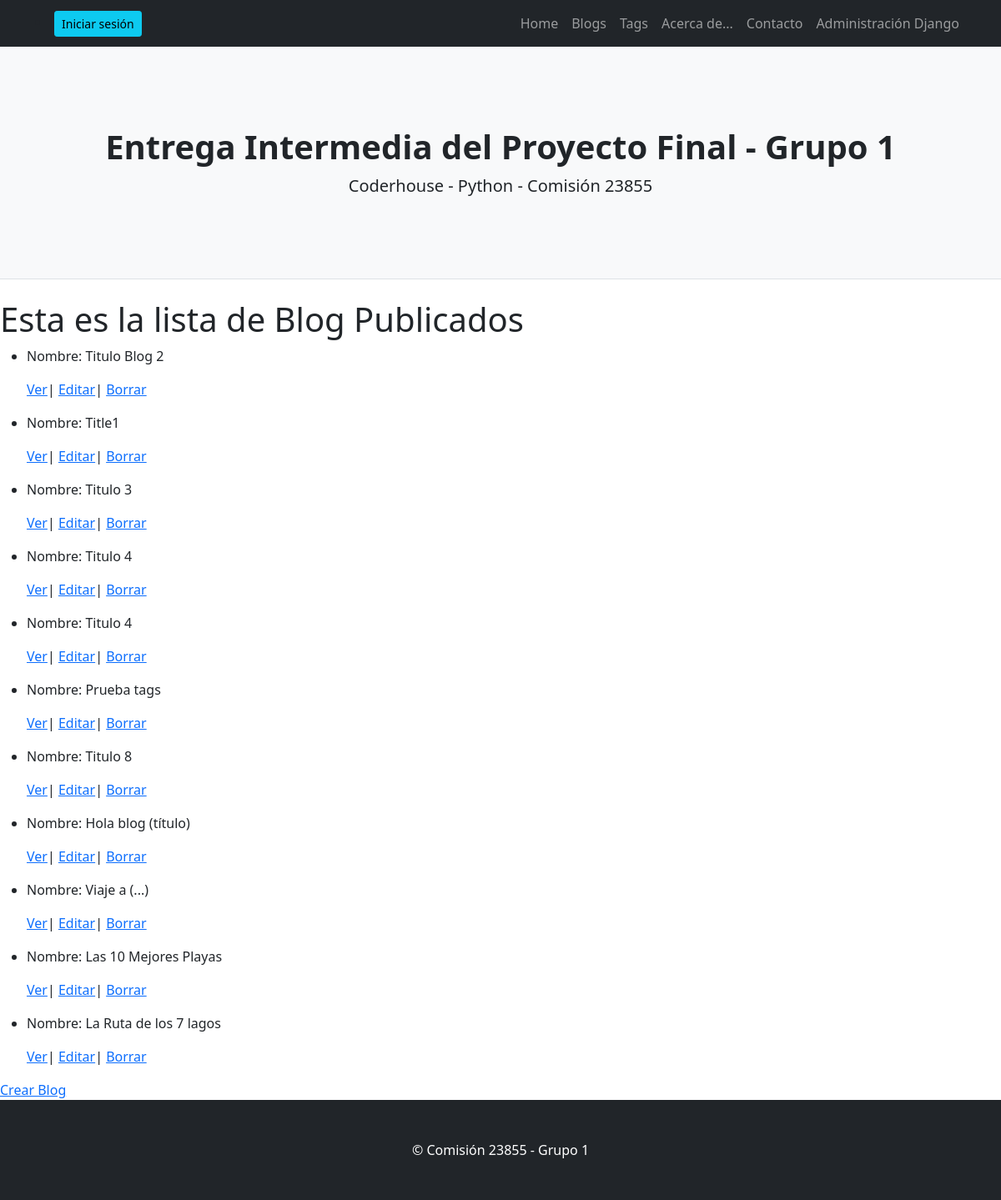
Before: /AppProyecto1/blog_lista/ with the older database file.
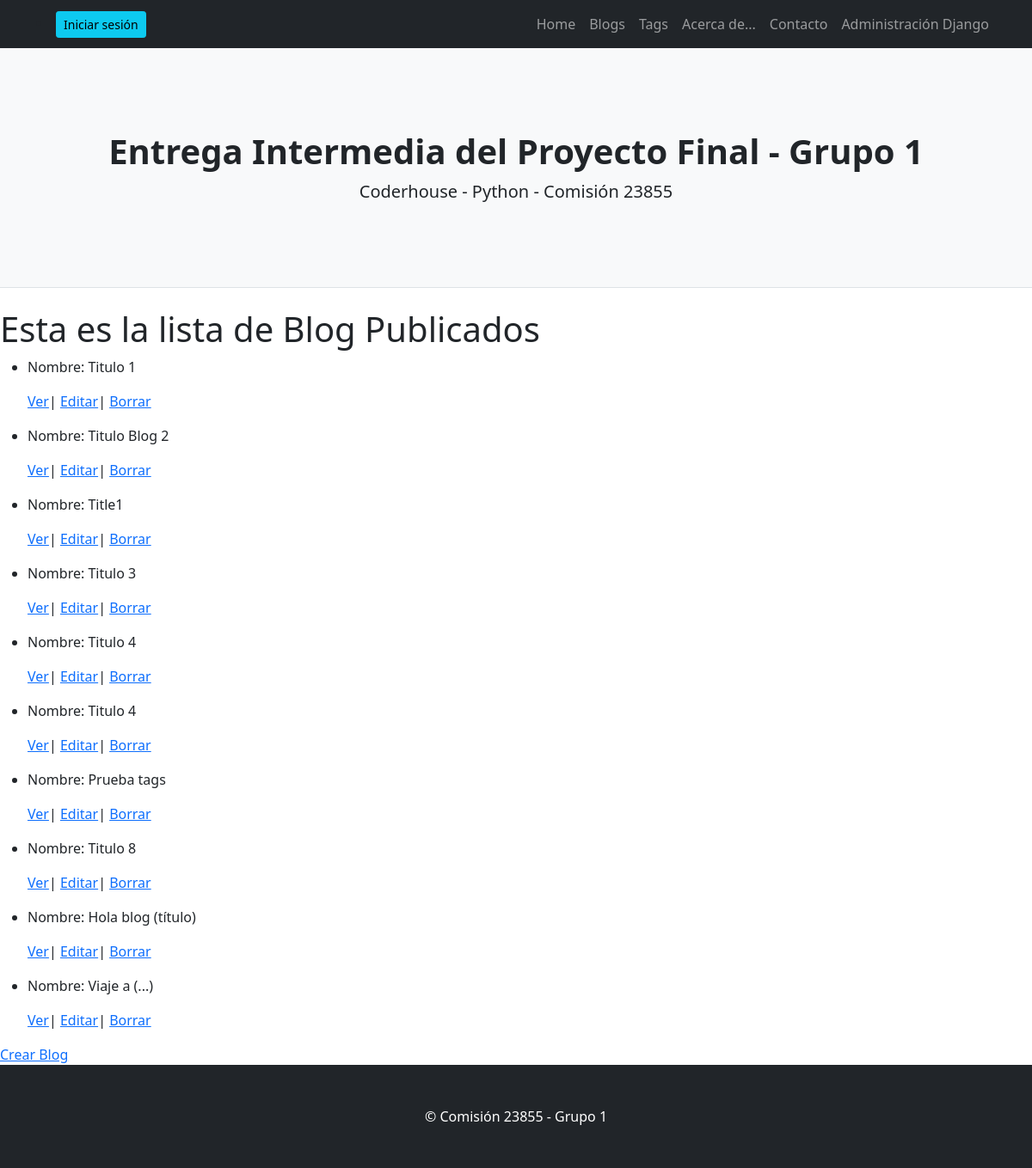
After: the same page with the newer database file.
### AppProyecto1/models.py (models this page shows, shortened)
class Blog(models.Model):
    title=models.CharField(max_length=40)
    subtitle=models.CharField(max_length=40)
    body=models.TextField()
    tag=models.ManyToManyField(Tag) #Este many to many crea la tabla blog_tag en la base

### AppProyecto1/views.py (the view)
# urls.py: path("blog_lista/",views.BlogLista.as_view(), name= 'BlogList'),
class BlogLista(ListView):
    model = Blog
    template_name = "AppProyecto1/blog_lista.html"

### AppProyecto1/templates/AppProyecto1/blog_lista.html
{% extends 'AppProyecto1/padre.html' %}
{% load static %}
{% block contenidoQueCambia %}
<h1>Esta es la lista de Blog Publicados</h1>
<ul>
    {% for blog in object_list %}
        <li>
            <p>Nombre: {{blog.title}}</p>
            <p>
                <a href="{% url 'BlogDetail' blog.id %}">Ver</a>|
                <a href="{% url 'BlogEdit' blog.id %}">Editar</a>|
                <a href="{% url 'BlogDelete' blog.id %}">Borrar</a>
            </p>
        </li>
    {% endfor %}
</ul>
<a href="{% url 'BlogNew' %}">Crear Blog</a>
{% endblock contenidoQueCambia %}

Changed rows visible on the page:
removed Blog: title "Las 10 Mejores Playas"
removed Blog: title "La Ruta de los 7 lagos"
added Blog: title "Titulo 1"
